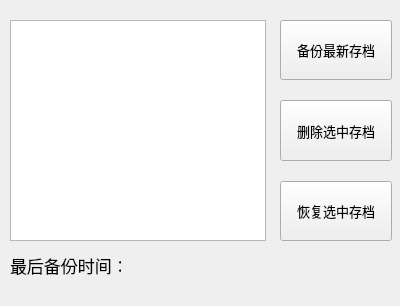
<?xml version="1.0" encoding="UTF-8"?>
<ui version="4.0">
 <class>er_save</class>
 <widget class="QWidget" name="er_save">
  <property name="geometry">
   <rect>
    <x>0</x>
    <y>0</y>
    <width>400</width>
    <height>306</height>
   </rect>
  </property>
  <property name="windowTitle">
   <string>【艾尔登法环】存档备份与恢复工具</string>
  </property>
  <property name="windowIcon">
   <iconset resource="resources.qrc">
    <normaloff>:/erlogo.ico</normaloff>:/erlogo.ico</iconset>
  </property>
  <widget class="QLabel" name="time2">
   <property name="geometry">
    <rect>
     <x>10</x>
     <y>245</y>
     <width>111</width>
     <height>41</height>
    </rect>
   </property>
   <property name="font">
    <font>
     <pointsize>13</pointsize>
    </font>
   </property>
   <property name="text">
    <string>最后备份时间：</string>
   </property>
  </widget>
  <widget class="QWidget" name="verticalLayoutWidget">
   <property name="geometry">
    <rect>
     <x>280</x>
     <y>20</y>
     <width>112</width>
     <height>221</height>
    </rect>
   </property>
   <layout class="QVBoxLayout" name="verticalLayout" stretch="2,2,2">
    <property name="spacing">
     <number>20</number>
    </property>
    <property name="sizeConstraint">
     <enum>QLayout::SetNoConstraint</enum>
    </property>
    <property name="leftMargin">
     <number>0</number>
    </property>
    <item>
     <widget class="QPushButton" name="pushButton_2">
      <property name="sizePolicy">
       <sizepolicy hsizetype="Expanding" vsizetype="Expanding">
        <horstretch>0</horstretch>
        <verstretch>0</verstretch>
       </sizepolicy>
      </property>
      <property name="font">
       <font>
        <pointsize>10</pointsize>
       </font>
      </property>
      <property name="text">
       <string>备份最新存档</string>
      </property>
     </widget>
    </item>
    <item>
     <widget class="QPushButton" name="del">
      <property name="sizePolicy">
       <sizepolicy hsizetype="Minimum" vsizetype="Expanding">
        <horstretch>0</horstretch>
        <verstretch>0</verstretch>
       </sizepolicy>
      </property>
      <property name="font">
       <font>
        <pointsize>10</pointsize>
       </font>
      </property>
      <property name="text">
       <string>删除选中存档</string>
      </property>
     </widget>
    </item>
    <item>
     <widget class="QPushButton" name="restore">
      <property name="sizePolicy">
       <sizepolicy hsizetype="Expanding" vsizetype="Expanding">
        <horstretch>0</horstretch>
        <verstretch>0</verstretch>
       </sizepolicy>
      </property>
      <property name="font">
       <font>
        <pointsize>10</pointsize>
       </font>
      </property>
      <property name="text">
       <string>恢复选中存档</string>
      </property>
     </widget>
    </item>
   </layout>
  </widget>
  <widget class="QLabel" name="set">
   <property name="geometry">
    <rect>
     <x>330</x>
     <y>245</y>
     <width>35</width>
     <height>35</height>
    </rect>
   </property>
   <property name="text">
    <string/>
   </property>
   <property name="pixmap">
    <pixmap resource="resources.qrc">:/SET.png</pixmap>
   </property>
   <property name="scaledContents">
    <bool>true</bool>
   </property>
  </widget>
  <widget class="QListWidget" name="list">
   <property name="geometry">
    <rect>
     <x>10</x>
     <y>20</y>
     <width>256</width>
     <height>221</height>
    </rect>
   </property>
   <property name="font">
    <font>
     <pointsize>11</pointsize>
    </font>
   </property>
  </widget>
  <widget class="QWidget" name="verticalLayoutWidget_2">
   <property name="geometry">
    <rect>
     <x>0</x>
     <y>286</y>
     <width>401</width>
     <height>20</height>
    </rect>
   </property>
   <layout class="QVBoxLayout" name="test"/>
  </widget>
  <widget class="QLabel" name="time">
   <property name="geometry">
    <rect>
     <x>120</x>
     <y>245</y>
     <width>201</width>
     <height>41</height>
    </rect>
   </property>
   <property name="font">
    <font>
     <pointsize>13</pointsize>
    </font>
   </property>
   <property name="text">
    <string/>
   </property>
  </widget>
  <widget class="QLabel" name="about">
   <property name="geometry">
    <rect>
     <x>370</x>
     <y>250</y>
     <width>25</width>
     <height>25</height>
    </rect>
   </property>
   <property name="text">
    <string/>
   </property>
   <property name="pixmap">
    <pixmap resource="resources.qrc">:/about.png</pixmap>
   </property>
   <property name="scaledContents">
    <bool>true</bool>
   </property>
  </widget>
 </widget>
 <resources>
  <include location="resources.qrc"/>
 </resources>
 <connections/>
</ui>
